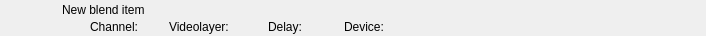
<?xml version="1.0" encoding="UTF-8"?>
<ui version="4.0">
 <class>RundownBlendWidget</class>
 <widget class="QWidget" name="RundownBlendWidget">
  <property name="geometry">
   <rect>
    <x>0</x>
    <y>0</y>
    <width>706</width>
    <height>36</height>
   </rect>
  </property>
  <layout class="QHBoxLayout" name="horizontalLayout">
   <property name="margin">
    <number>0</number>
   </property>
   <item>
    <widget class="QFrame" name="frameItem">
     <property name="sizePolicy">
      <sizepolicy hsizetype="Preferred" vsizetype="Fixed">
       <horstretch>0</horstretch>
       <verstretch>0</verstretch>
      </sizepolicy>
     </property>
     <property name="minimumSize">
      <size>
       <width>0</width>
       <height>36</height>
      </size>
     </property>
     <widget class="QLabel" name="labelThumbnail">
      <property name="geometry">
       <rect>
        <x>22</x>
        <y>2</y>
        <width>32</width>
        <height>32</height>
       </rect>
      </property>
      <property name="text">
       <string/>
      </property>
      <property name="pixmap">
       <pixmap resource="../Resource.qrc">:/Graphics/Images/Mixer.png</pixmap>
      </property>
      <property name="scaledContents">
       <bool>true</bool>
      </property>
     </widget>
     <widget class="QLabel" name="labelChannel">
      <property name="geometry">
       <rect>
        <x>90</x>
        <y>19</y>
        <width>70</width>
        <height>16</height>
       </rect>
      </property>
      <property name="text">
       <string>Channel:</string>
      </property>
     </widget>
     <widget class="QLabel" name="labelName">
      <property name="geometry">
       <rect>
        <x>62</x>
        <y>2</y>
        <width>561</width>
        <height>16</height>
       </rect>
      </property>
      <property name="text">
       <string>New blend item</string>
      </property>
     </widget>
     <widget class="QLabel" name="labelVideolayer">
      <property name="geometry">
       <rect>
        <x>169</x>
        <y>19</y>
        <width>90</width>
        <height>16</height>
       </rect>
      </property>
      <property name="text">
       <string>Videolayer:</string>
      </property>
     </widget>
     <widget class="QLabel" name="labelColor">
      <property name="geometry">
       <rect>
        <x>0</x>
        <y>0</y>
        <width>18</width>
        <height>36</height>
       </rect>
      </property>
      <property name="text">
       <string/>
      </property>
     </widget>
     <widget class="QLabel" name="labelGroupColor">
      <property name="geometry">
       <rect>
        <x>0</x>
        <y>0</y>
        <width>6</width>
        <height>36</height>
       </rect>
      </property>
      <property name="text">
       <string/>
      </property>
     </widget>
     <widget class="QLabel" name="labelDevice">
      <property name="geometry">
       <rect>
        <x>344</x>
        <y>19</y>
        <width>311</width>
        <height>16</height>
       </rect>
      </property>
      <property name="text">
       <string>Device:</string>
      </property>
     </widget>
     <widget class="QLabel" name="labelDelay">
      <property name="geometry">
       <rect>
        <x>268</x>
        <y>19</y>
        <width>67</width>
        <height>16</height>
       </rect>
      </property>
      <property name="text">
       <string>Delay:</string>
      </property>
     </widget>
    </widget>
   </item>
   <item>
    <widget class="QLabel" name="labelGpiTriggerable">
     <property name="minimumSize">
      <size>
       <width>32</width>
       <height>32</height>
      </size>
     </property>
     <property name="maximumSize">
      <size>
       <width>32</width>
       <height>32</height>
      </size>
     </property>
     <property name="text">
      <string/>
     </property>
     <property name="pixmap">
      <pixmap resource="../Resource.qrc">:/Graphics/Images/GpiTriggerable.png</pixmap>
     </property>
    </widget>
   </item>
   <item>
    <widget class="QLabel" name="labelDisconnected">
     <property name="minimumSize">
      <size>
       <width>32</width>
       <height>32</height>
      </size>
     </property>
     <property name="maximumSize">
      <size>
       <width>32</width>
       <height>32</height>
      </size>
     </property>
     <property name="text">
      <string/>
     </property>
     <property name="pixmap">
      <pixmap resource="../Resource.qrc">:/Graphics/Images/Disconnected.png</pixmap>
     </property>
    </widget>
   </item>
   <item>
    <widget class="QLabel" name="labelActiveColor">
     <property name="minimumSize">
      <size>
       <width>2</width>
       <height>36</height>
      </size>
     </property>
     <property name="maximumSize">
      <size>
       <width>2</width>
       <height>36</height>
      </size>
     </property>
     <property name="text">
      <string/>
     </property>
    </widget>
   </item>
  </layout>
 </widget>
 <resources>
  <include location="../Resource.qrc"/>
 </resources>
 <connections/>
 <slots>
  <slot>addToCombo()</slot>
 </slots>
</ui>
